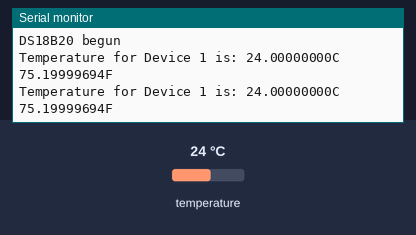
This sketch was run on a simulated Arduino Uno, built with avr-gcc and run on an emulated ATmega328P. Parts: the last lines printed to the serial monitor. Inputs (shaded band) come from the test bench; at power-on: temperature 24 °C.

Above: at 2.3 s.
2.4 s: temperature set to 12 °C
At 2.4 s:
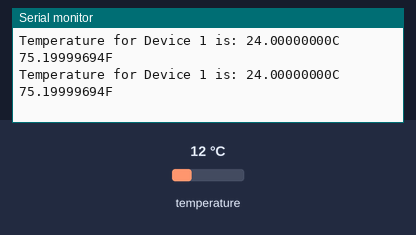
3.9 s: temperature set to 19 °C
At 4.3 s:
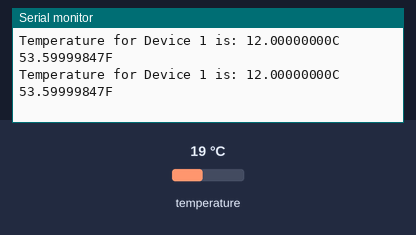
Timing chart, 0 to 6.9 s (numbered marks = the images above; inputs shaded):
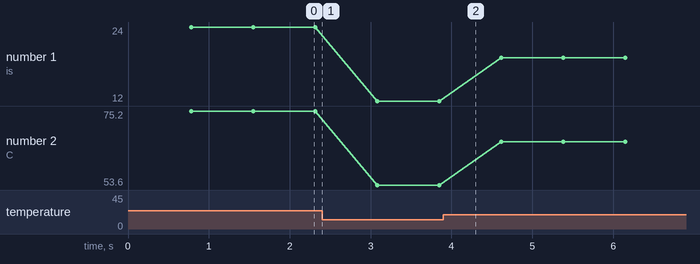

The sketch:

DS18B20test.ino
```cpp
#include <OneWire.h>
#include <DallasTemperature.h>
//DS18B20 pin
#define ONE_WIRE_BUS 5

//instance of Dallas sensor
OneWire oneWire(ONE_WIRE_BUS);

// Pass our oneWire reference to Dallas Temperature.
DallasTemperature sensors(&oneWire);


int isNotEqual(float a, float b)
{
  if(round(a*1000.0) != round(b*1000.0))
    return 1;
  else
    return 0;
}

float previous;
void setup() {
  previous=0;

  Serial.begin(9600);
  while(!Serial){} //wait for serial connection
  Serial.println("DS18B20 test");

  sensors.begin();

  Serial.println("DS18B20 begun");

}

void loop() {
// call sensors.requestTemperatures() to issue a global temperature
// request to all devices on the bus
float c,f;


//  Serial.print("Requesting temperatures...");
  sensors.requestTemperatures(); // Send the command to get temperatures
//  Serial.println("DONE");
  c = sensors.getTempCByIndex(0);
  f = c * 9.0 / 5.0 + 32;

//  if(isNotEqual(f,previous)){  //new value
    previous = f; //set new value as old
    Serial.print("Temperature for Device 1 is: ");
    Serial.print(c,8); Serial.print("C "); Serial.print(f,8); Serial.println("F");
//  }
}
```

Measured:
- plotted number 1: 24 → 12 after the input at 2.4 s, 12 → 19 after the input at 3.9 s
- plotted number 2: 75.2 → 53.6 after the input at 2.4 s, 53.6 → 66.2 after the input at 3.9 s
